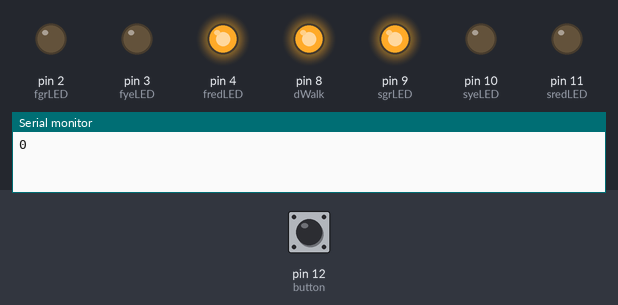
The sketch below on a simulated Arduino Uno, built with avr-gcc and run on an emulated ATmega328P. On the bench: output pins drawn as LEDs (lit = HIGH), the last lines printed to the serial monitor. The test bench sets the inputs (shaded band); at power-on: pin 12 (button) HIGH.

Above: at 1.8 s.
1.9 s: pin 12 (button) pulled LOW for 0.15 s
At 2.8 s:
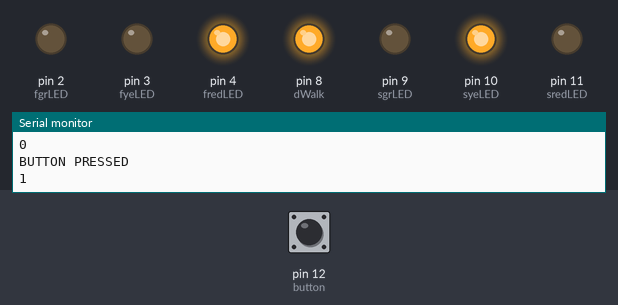
At 6.3 s:
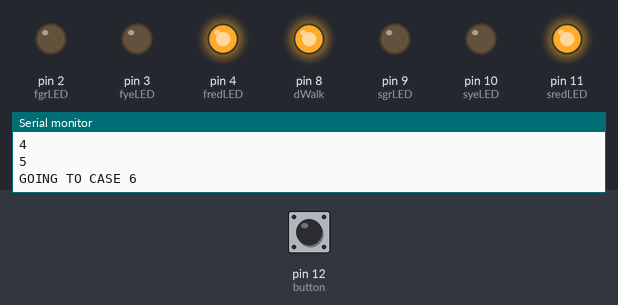
8.0 s: pin 12 (button) pulled LOW for 1 s
At 11.3 s:
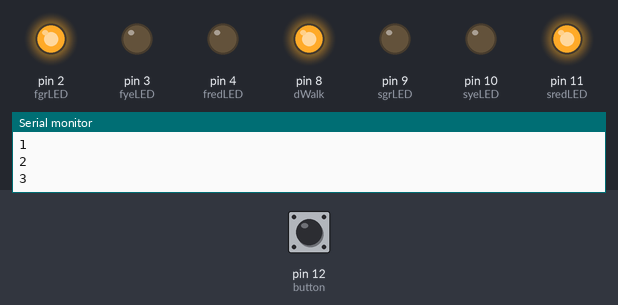
Timing chart, 0 to 17.0 s (numbered marks = the images above; inputs shaded):
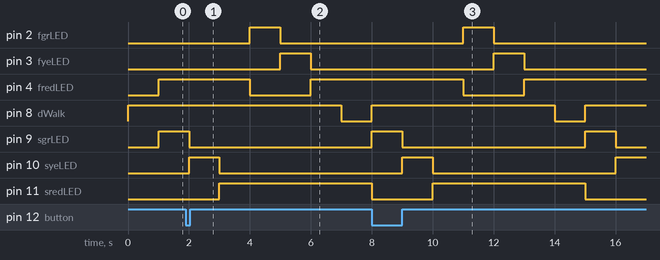

The sketch:

ped.ino
```cpp
const int fredLED = 4;
const int fyeLED = 3;
const int fgrLED = 2;
const int sredLED = 11;
const int syeLED = 10;
const int sgrLED = 9;

const int dely = 1000;
const int walkL = 7;
const int dWalk = 8;
const int button = 12;
int walk = 0;
int pin = 0;
int d=1000;
int buttonState;
int lastButtonState=LOW;
long lastDebounceTime=0;
long debounceDelay=50;
void setup() {
  // put your setup code here, to run once:
  Serial.begin(9600);
  pinMode(button, INPUT);
  pinMode(walk, OUTPUT);
  pinMode(dWalk, OUTPUT);
  pinMode(fredLED, OUTPUT);
  pinMode(fyeLED, OUTPUT);
  pinMode(fgrLED, OUTPUT);
  pinMode(sredLED, OUTPUT);
  pinMode(syeLED, OUTPUT);
  pinMode(sgrLED, OUTPUT);
  digitalWrite(dWalk, HIGH);
  digitalWrite(walkL, LOW);
}

void loop() {
 /* int reading=digitalRead(button);
  if (reading!=lastButtonState){
    lastDebounceTime=millis();
  }
  if((millis()-lastDebounceTime)>debounceDelay){
    if(reading!=buttonState){
      buttonState=reading;
      if(buttonState==HIGH){
            Serial.println("BUTTON PRESSED");
    walk = 1;
      }
    }
  }*/

  if(  millis()>d){
    if(digitalRead(button)==0)
    {
                  Serial.println("BUTTON PRESSED");
    walk = 1;
    }
  switch (pin) {
    case 0:
      Serial.println("0");
      digitalWrite(dWalk, HIGH);
      digitalWrite(walkL, LOW);
      digitalWrite(fredLED, HIGH);
      digitalWrite(fyeLED, LOW);
      digitalWrite(fgrLED, LOW);

      digitalWrite(sredLED, LOW);
      digitalWrite(syeLED, LOW);
      digitalWrite(sgrLED, HIGH);
      pin++;
      break;
    case 1:
      Serial.println("1");
      digitalWrite(dWalk, HIGH);
      digitalWrite(walkL, LOW);
      digitalWrite(fredLED, HIGH);
      digitalWrite(fyeLED, LOW);
      digitalWrite(fgrLED, LOW);

      digitalWrite(sredLED, LOW);
      digitalWrite(syeLED, HIGH);
      digitalWrite(sgrLED, LOW);

      pin++;
      break;
    case 2:
      Serial.println("2");
      digitalWrite(dWalk, HIGH);
      digitalWrite(walkL, LOW);
      digitalWrite(fredLED, HIGH);
      digitalWrite(fyeLED, LOW);
      digitalWrite(fgrLED, LOW);

      digitalWrite(sredLED, HIGH);
      digitalWrite(syeLED, LOW);
      digitalWrite(sgrLED, LOW);

      pin++;
      break;
    case 3:
      Serial.println("3");
      digitalWrite(dWalk, HIGH);
      digitalWrite(walkL, LOW);
      digitalWrite(fredLED, LOW);
      digitalWrite(fyeLED, LOW);
      digitalWrite(fgrLED, HIGH);

      digitalWrite(sredLED, HIGH);
      digitalWrite(syeLED, LOW);
      digitalWrite(sgrLED, LOW);
      pin++;
      break;
    case 4:
      Serial.println("4");
      digitalWrite(dWalk, HIGH);
      digitalWrite(walkL, LOW);
      digitalWrite(fredLED, LOW);
      digitalWrite(fyeLED, HIGH);
      digitalWrite(fgrLED, LOW);

      digitalWrite(sredLED, HIGH);
      digitalWrite(syeLED, LOW);
      digitalWrite(sgrLED, LOW);
      pin++;
      break;
    case 5:
      Serial.println("5");
      digitalWrite(dWalk, HIGH);
      digitalWrite(walkL, LOW);
      digitalWrite(fredLED, HIGH);
      digitalWrite(fyeLED, LOW);
      digitalWrite(fgrLED, LOW);

      digitalWrite(sredLED, HIGH);
      digitalWrite(syeLED, LOW);
      digitalWrite(sgrLED, LOW);
      if (walk == 1) {
        pin++;
        Serial.println("GOING TO CASE 6");
        walk = 0;
      }
      else {
        pin = 0;
      }
      break;
    case 6:
      Serial.println("6");
      digitalWrite(dWalk, LOW);
      digitalWrite(walkL, HIGH);
      digitalWrite(fredLED, HIGH);
      digitalWrite(fyeLED, LOW);
      digitalWrite(fgrLED, LOW);

      digitalWrite(sredLED, HIGH);
      digitalWrite(syeLED, LOW);
      digitalWrite(sgrLED, LOW);
      pin = 0;
      break;
  }

    d+=dely;
 }
  // put your main code here, to run repeatedly:

}
```

Measured:
- after the input at 1.9 s, pin 8 (dWalk): HIGH → LOW after 5.1 s; pin 9 (sgrLED): goes on until 2.0 s, then stays LOW; pin 11 (sredLED): goes on until 3.0 s, then stays HIGH
